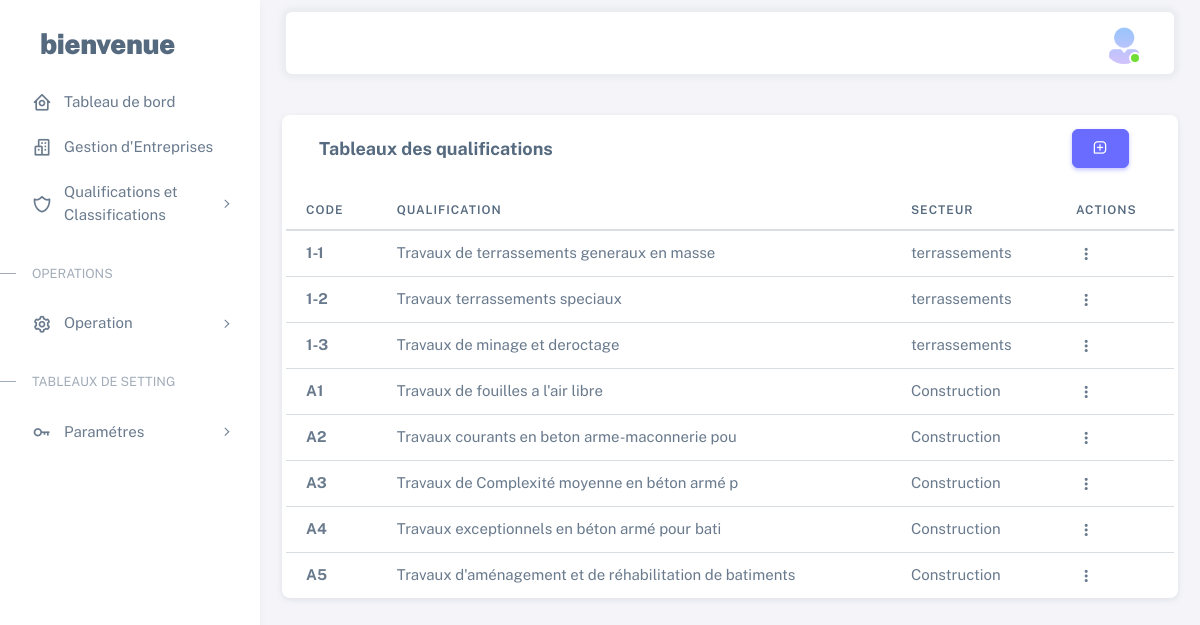
Page /class/GesQulif.php (signed in) on the committed database.
### tables this page shows
CREATE TABLE `qualificationsec` (
  `Code` varchar(4) NOT NULL,
  `nom` varchar(400) NOT NULL,
  `Codesec` varchar(4) NOT NULL
);

CREATE TABLE `secteur` (
  `code` varchar(4) NOT NULL,
  `nom` varchar(35) NOT NULL,
  `type_minister` varchar(2) NOT NULL,
  `categorie` varchar(2) NOT NULL,
  `base_capital` int(11) NOT NULL
);

### class/GesQulif.php (the view, shortened to what this page needs)
<?php
include_once('../db/connexion.php');
?>
<!DOCTYPE html>
<html lang="en" class="light-style layout-menu-fixed" dir="ltr" data-theme="theme-default" data-assets-path="assets/"
    data-template="vertical-menu-template-free">
<head>
    <link rel="stylesheet" href="../assets/vendor/fonts/boxicons.css" />
    <link href='https://unpkg.com/boxicons@2.1.2/css/boxicons.min.css' rel='stylesheet'>
    <link rel="stylesheet" href="../assets/vendor/css/core.css" class="template-customizer-core-css" />
    <link rel="stylesheet" href="../assets/vendor/css/theme-default.css" class="template-customizer-theme-css" />
    <link rel="stylesheet" href="../assets/css/demo.css" />
    <link rel="stylesheet" href="../assets/vendor/libs/perfect-scrollbar/perfect-scrollbar.css" />
    <link rel="stylesheet" href="../assets/vendor/libs/apex-charts/apex-charts.css" />
</head>
<body>
    <div class="layout-wrapper layout-content-navbar">
        <div class="layout-container">
            <aside id="layout-menu" class="layout-menu menu-vertical menu bg-menu-theme">
                <div class="app-brand demo">
                    <a href="../dashboard.php" class="app-brand-link">
                        <span class="app-brand-text demo menu-text fw-bolder ms-2">bienvenue</span>
                    </a>
                </div>
                <ul class="menu-inner py-1">
                    <li class="menu-item ">
                        <a href="../dashboard.php" class="menu-link">
                            <i class="menu-icon tf-icons bx bx-home-circle"></i>
                            <div data-i18n="Analytics">Tableau de bord</div>
                        </a>
                    </li>
                    <li class="menu-item">
                        <a href="../Entreprises.php" class="menu-link">
                            <i class="menu-icon tf-icons bx bx-buildings"></i>
                            <div data-i18n="Basic">Gestion d'Entreprises</div>
                        </a>
                    </li>
                    <li class="menu-item">
                        <a href="javascript:void(0);" class="menu-link menu-toggle">
                            <i class="menu-icon tf-icons bx bx-shield-alt-2"></i>
                            <div data-i18n="Account Settings">Qualifications et Classifications</div>
                        </a>
                    </li>
                    <li class="menu-header small text-uppercase">
                        <span class="menu-header-text">OPERATIONS</span>
                    </li>
                    <li class="menu-item">
                        <a href="javascript:void(0);" class="menu-link menu-toggle">
                            <i class="menu-icon tf-icons bx bx-cog"></i>
                            <div data-i18n="Account Settings">Operation</div>
                        </a>
                    </li>
                    <li class="menu-header small text-uppercase"><span class="menu-header-text">Tableaux de
                            setting</span></li>
                    <li class="menu-item">
                        <a href="javascript:void(0);" class="menu-link menu-toggle">
                            <i class="menu-icon tf-icons bx bx-key"></i>
                            <div data-i18n="Account Settings">Paramétres</div>
                        </a>
                    </li>
                </ul>
            </aside>
            <div class="layout-page">
                <nav class="layout-navbar container-xxl navbar navbar-expand-xl navbar-detached align-items-center bg-navbar-theme"
                    id="layout-navbar">
                    <div class="navbar-nav-right d-flex align-items-center" id="navbar-collapse">
                        <ul class="navbar-nav flex-row align-items-center ms-auto">
                            <li class="nav-item navbar-dropdown dropdown-user dropdown">
                                <a class="nav-link dropdown-toggle hide-arrow" href="javascript:void(0);"
                                    data-bs-toggle="dropdown">
                                    <div class="avatar avatar-online">
                                        <img src="../assets/img/avatars/55.png" alt
                                            class="w-px-40 h-auto rounded-circle" />
                                    </div>
                                </a>
                            </li>
                        </ul>
                    </div>
                </nav>
                <div class="content-wrapper">
                    <div class="container-xxl flex-grow-1 container-p-y">
                        <br>
                        <div class="card row g-2 ">
                            <div class="row">
                                <div class="col-md-6">
                                    <h5 class="card-header"> <strong>Tableaux des qualifications</strong></h5>
                                </div>
                                <div class="col-md-4 "
                                    style="margin-left: auto;text-align-last: right; align-self: center; padding-right: calc(var(--bs-gutter-x) * 0.9);">
                                    <button type="button" class="btn btn-primary bx bx-message-square-add"
                                        data-bs-toggle="modal" data-bs-target="#modaladd">
                                    </button>
                                </div>
                            </div>
                        </div>
                        <div class="table-responsive text-nowrap">
                            <table class="table table-hover">
                                <thead>
                                    <tr>
                                        <th>Code</th>
                                        <th>Qualification</th>
                                        <th>secteur</th>
                                        <th>Actions</th>
                                    </tr>
                                </thead>
                                <tbody class="table-border-bottom-0" id="tabledata">
                                    <?php
                                    $sql = "SELECT * FROM `qualificationsec`";
                                    $query = mysqli_query($conn, $sql);
                                    if (mysqli_num_rows($query) > 0) {
                                        while ($row = mysqli_fetch_assoc($query)) {
                                            echo "
                                                        <tr id=" . $row["Code"] . ">
                                                            <td><strong>" . $row["Code"] . "</strong></td>
                                                            <td data-target=\"name\">" . $row["nom"] . "</td>
                                                            <td data-target=\"secteur\">" ;
                                                                $var=$row["Codesec"];
                                                                $qsecteur = "SELECT * FROM `data_r`.`secteur` WHERE `code` = '$var'";
                                                                $secteur = mysqli_query($conn, $qsecteur);
                                                                if (mysqli_num_rows($secteur) > 0) {
                                                                    while ($row1 = mysqli_fetch_array($secteur)) {
                                                                        echo  $row1[1]."</td>";
                                                                    }
                                                                };
                                            if ($_COOKIE['type_user'] == 1) {
                                                echo "<td>
                                                            <div class=\"dropdown\">
                                                                <button type=\"button\" class=\"btn p-0 dropdown-toggle hide-arrow\" data-bs-toggle=\"dropdown\">
                                                                <i class=\"bx bx-dots-vertical-rounded\"></i>
                                                                </button>
                                                                <div class=\"dropdown-menu\">
                                                                <a class=\"dropdown-item\" data-bs-toggle=\"modal\" data-role=\"update\" data-id=" . $row["Code"] . " data-bs-target=\"#modalup\" href=\"#\"><i class=\"bx bx-edit-alt me-1\"></i> Edit</a>
                                                                <a class=\"dropdown-item\" href=GesQulif.php?id_del=" . $row["Code"] . "><i class=\"bx bx-trash me-1\"></i> Delete</a>
                                                                </div>
                                                            </div>
                                                        </td>
                                                    </tr>";
                                            }
                                        }
                                    }
                                    ?>
                                </tbody>
                            </table>
                        </div>
                    </div>
                </div>
            </div>
        </div>
    </div>
</body>
</html>

### assets/css/demo.css (style rules this page uses)
.menu .app-brand.demo { height: 64px; margin-top: 12px; }
.app-brand-text.demo { font-size: 1.75rem; letter-spacing: -0.5px; text-transform: lowercase; }

### rows in the picture
qualificationsec: Code "1-1", nom "Travaux de terrassements generaux en masse"
secteur: nom "terrassements"
qualificationsec: Code "1-2", nom "Travaux terrassements speciaux"
qualificationsec: Code "1-3", nom "Travaux de minage et deroctage"
qualificationsec: Code "A1", nom "Travaux de fouilles a l'air libre"
secteur: nom "Construction"
qualificationsec: Code "A2", nom "Travaux courants en beton arme-maconnerie pou"
qualificationsec: Code "A3", nom "Travaux de Complexité moyenne en béton armé p"
qualificationsec: Code "A4", nom "Travaux exceptionnels en béton armé pour bati"
qualificationsec: Code "A5", nom "Travaux d'aménagement et de réhabilitation de batiments"
